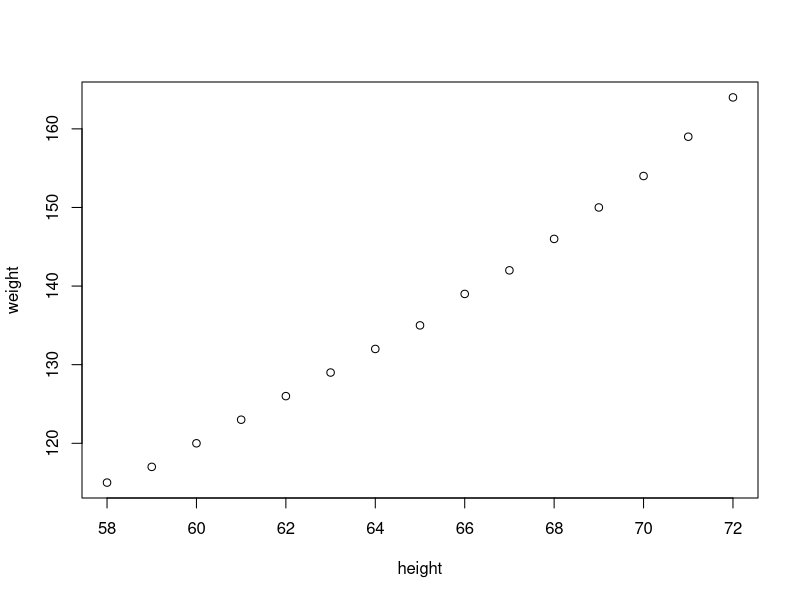
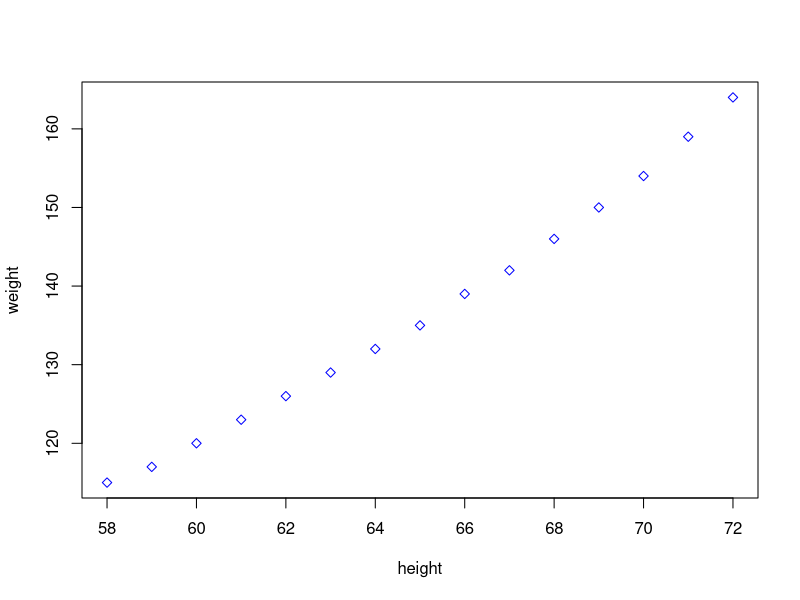
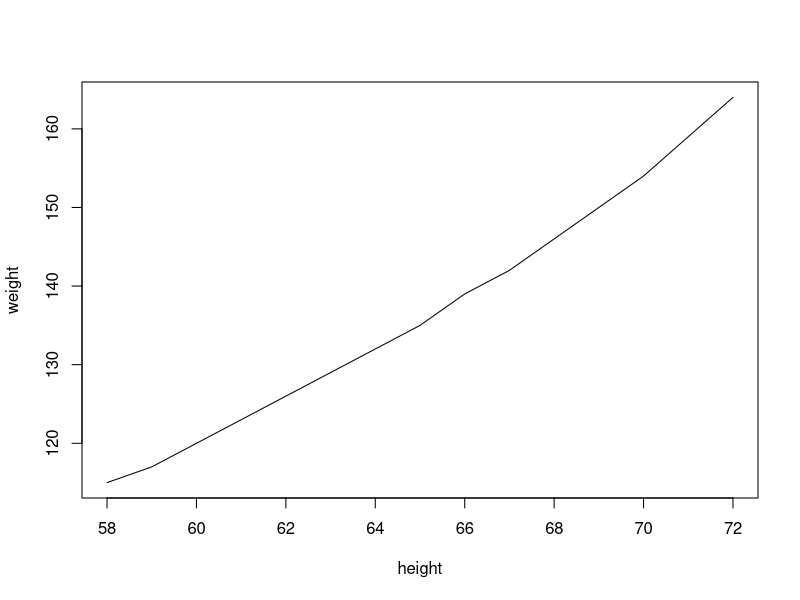
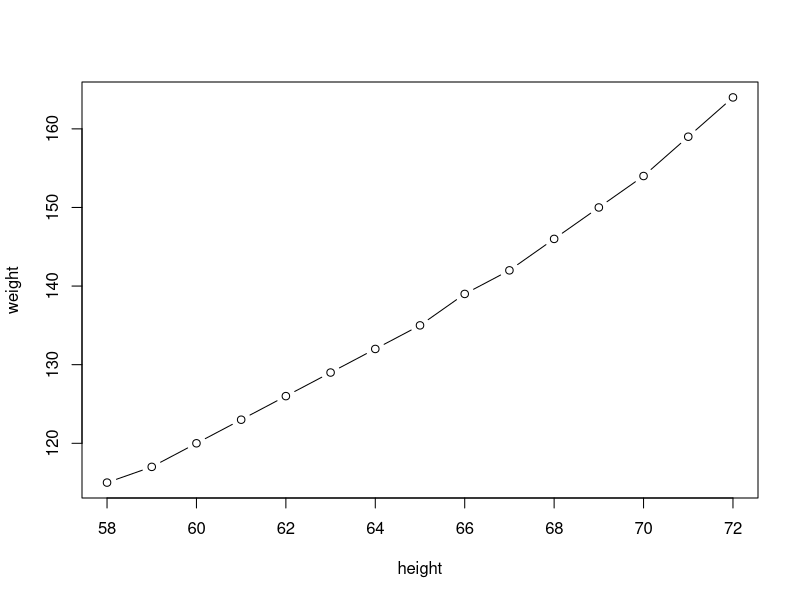
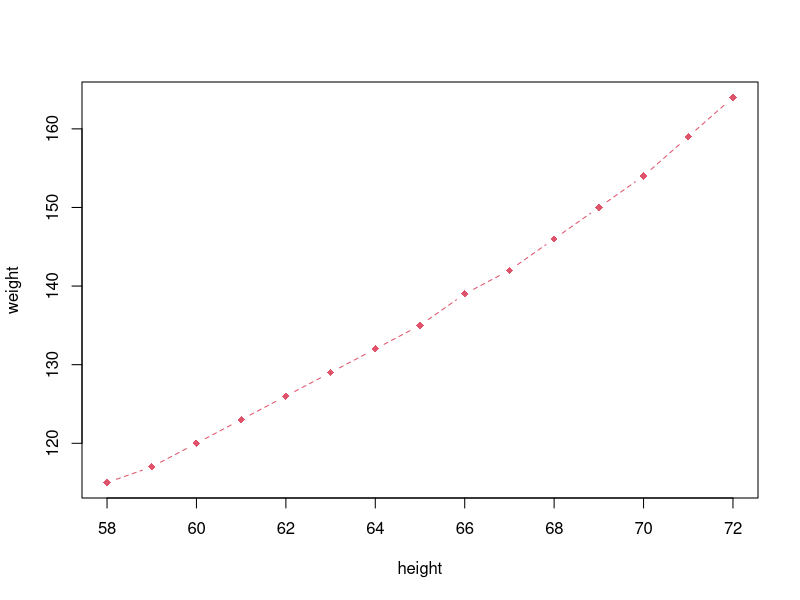
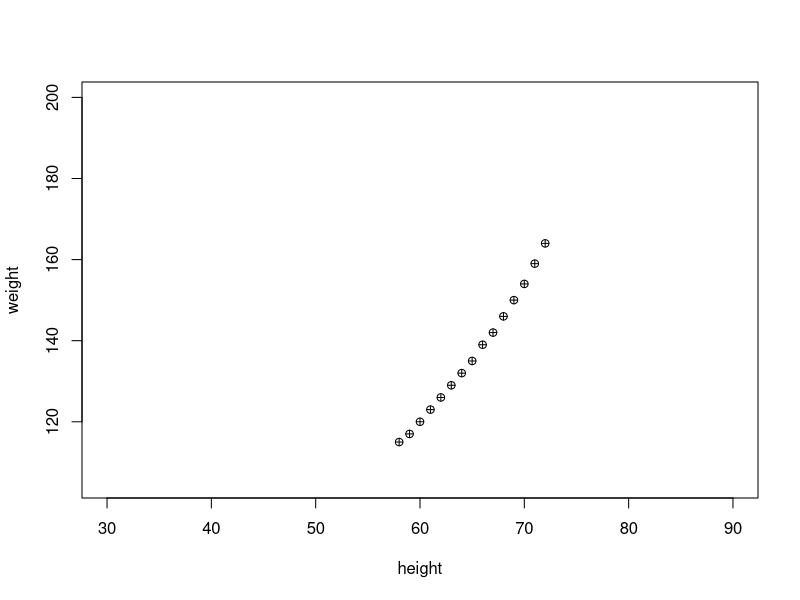
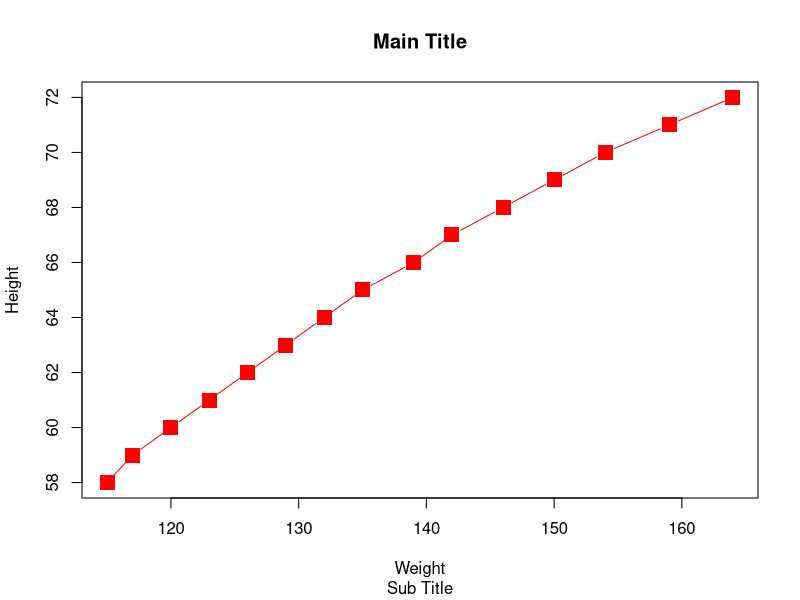
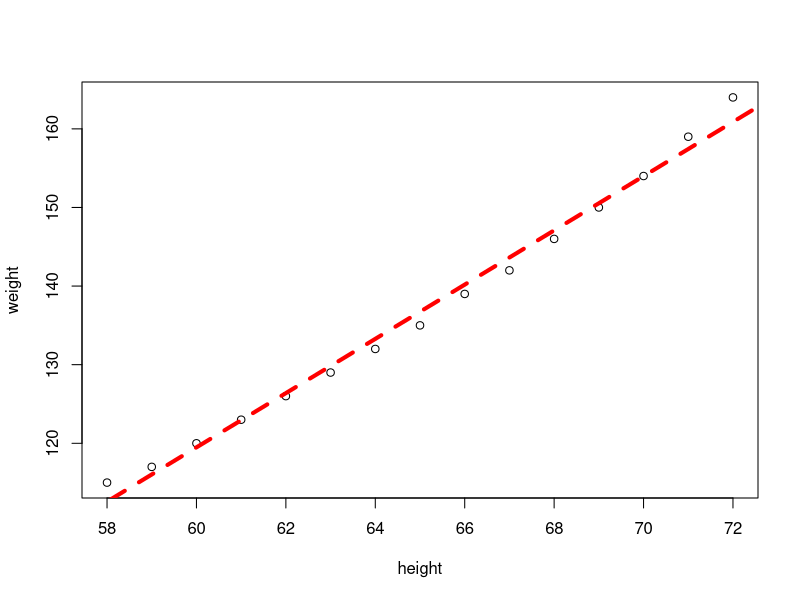

Write the R code that produced these figures, in order.
# Combined Plots
#plot, histogram, pie, boxplot, linechart, correlation plot

#plot
women
plot(women)
plot(women, type='p', pch=23, col='blue')
plot(women, type='l')
plot(women, type='b')
plot(women, type='b', pch=18, lty=2, col=2)
plot(women, xlim=c(30,90), ylim=c(min(women$weight)-10, 200), pch=10)

#more features with plot
plot(x=women$weight, y=women$height, pch=15, xlab='Weight', ylab='Height', col='red', cex=2, type='b')
title(main='Main Title', sub='Sub Title')
#plot(x=mtcars$wt, y=mtcars$mpg, col=mtcars$gear, cex=mtcars$am,pch= c(4,6,8), levels(as.factor(mtcars$))
#see cheat sheet on base graphs

plot(women)
abline(lm(women$weight ~ women$height), col='red', lty=2, lwd=4)


#boxplot
boxplot(women$height)
abline(h=c(58, 62,65,68,72))

#draw lines on plot for number summary
summary(women)
quantile(women$height)
quantile(women$height, seq(0,1,.1))
quantile(women$height, seq(0,1,.01))
stem(women$height)
boxplot(women$height, col='green')
abline(h=quantile(women$height))
text(1+.2, quantile(women$height), labels=c('min','1Q','median','3Q','max'))

#histogram
hist(women$height)
hist(women$height, breaks=10)
hist(women$height, breaks=5, col=1:5)

#histogram2
(x = rnorm(100,50,10))
hist(x)

hist(x, freq=F, col=1:5)
lines(density(x))

#density plot : shape of data
plot(density(x), col='red')

#pie
gender=sample(c('M','F'), size=100,replace=T)
table(gender)
pie(table(gender))
x = c(10,20,40,50)
pie(x)
xlabels = c('A','B','C','D')
x/sum(x)
(labels2 = paste(xlabels, round(x/sum(x),2) * 100 , sep='-'))
pie(x, labels=labels2)
x
#barplot
barplot(x,col=1:4)
barplot(x,col=1:4, horiz = T)

#correlation plot
pairs(women)
cor(women$height,women$weight)
cov(women$height, women$weight)
head(mtcars)
?mtcars

cor(mtcars)
names(mtcars)
pairs(mtcars)
pairs(mtcars[1:4])
options(digits=4)
pairs(mtcars[c('mpg', 'wt','hp')])
